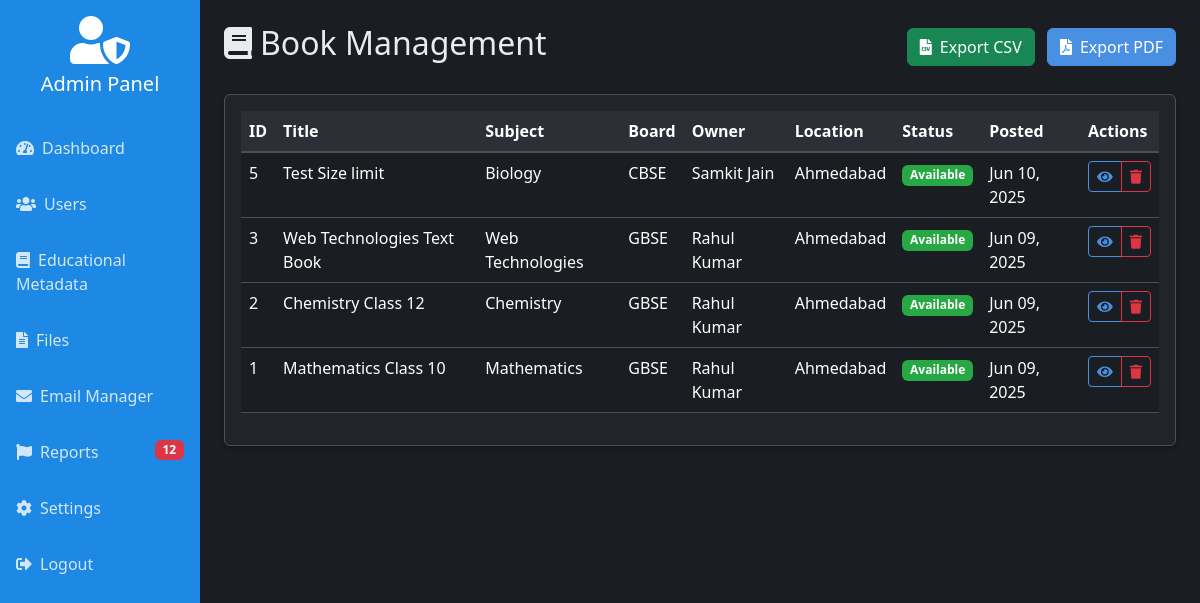
/admin/books.php (signed in), run on an earlier commit of the app's database.
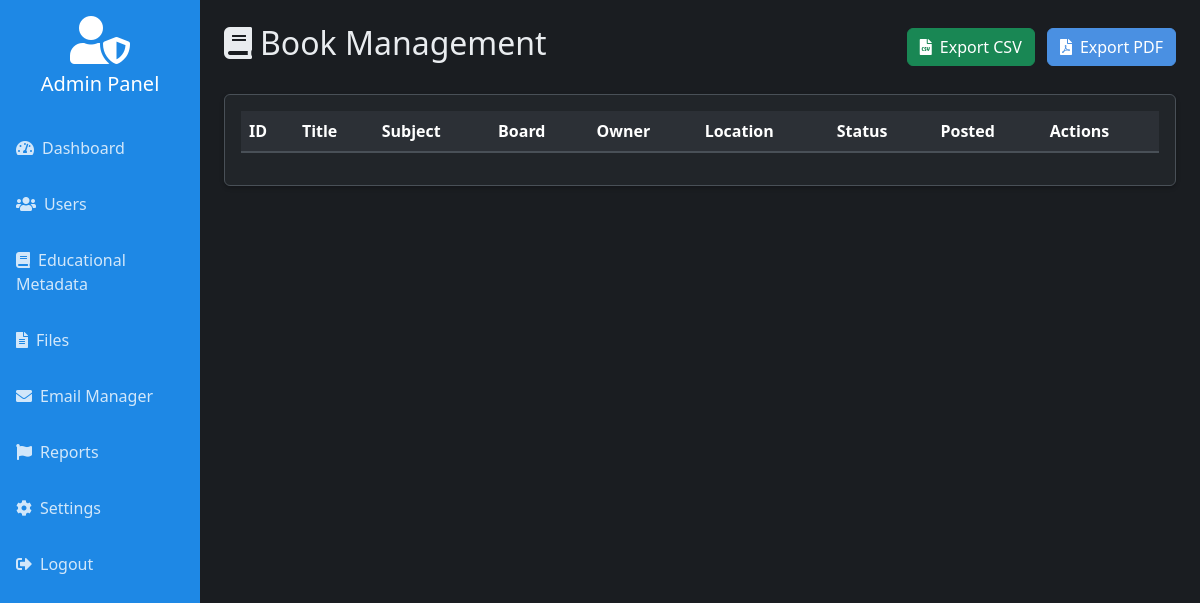
And on a later commit of the database.
### tables this page shows
CREATE TABLE `book_listings` (
  `id` int(11) NOT NULL,
  `user_id` int(11) DEFAULT NULL,
  `title` varchar(255) DEFAULT NULL,
  `status` enum('Available','Donated') DEFAULT 'Available',
  `image_path` varchar(255) DEFAULT NULL,
  `location` varchar(100) DEFAULT NULL,
  `created_at` timestamp NOT NULL DEFAULT current_timestamp(),
  `board_id` int(11) DEFAULT NULL,
  `subject_id` int(11) DEFAULT NULL
);

CREATE TABLE `subjects` (
  `id` int(11) NOT NULL,
  `name` varchar(100) NOT NULL
);

CREATE TABLE `boards` (
  `id` int(11) NOT NULL,
  `name` varchar(50) NOT NULL
);

CREATE TABLE `users` (
  `id` int(11) NOT NULL,
  `name` varchar(100) NOT NULL,
  `email` varchar(100) NOT NULL,
  `avatar_path` varchar(255) NOT NULL DEFAULT 'uploads/avatars/default.png',
  `password` varchar(255) NOT NULL,
  `location` varchar(100) DEFAULT NULL,
  `phone` varchar(15) DEFAULT NULL,
  `status` enum('blocked','active') NOT NULL DEFAULT 'active',
  `created_at` timestamp NOT NULL DEFAULT current_timestamp(),
  `last_active` timestamp NULL DEFAULT current_timestamp(),
  `latitude` decimal(10,8) DEFAULT NULL,
  `longitude` decimal(11,8) DEFAULT NULL
);

### admin/books.php (the view, shortened to what this page needs)
<?php
require_once '../includes/db_connect.php';
$books = mysqli_query($mysqli, "SELECT b.*, u.name as owner_name, u.email as owner_email, bo.name as board, s.name as subject
                                FROM book_listings b
                                JOIN users u ON b.user_id = u.id
                                JOIN boards bo ON b.board_id = bo.id
                                JOIN subjects s ON b.subject_id = s.id
                                ORDER BY b.created_at DESC");
require_once '../includes/admin_header.php';
?>
<body>
    <div class="container-fluid">
        <div class="row">
            <?php include '../includes/admin_sidebar.php'; ?>
            <div class="col-md-10 p-4">
                <div class="d-flex justify-content-between align-items-center mb-4">
                    <h2><i class="fas fa-book me-2"></i>Book Management</h2>
                    <div>
                        <button class="btn btn-success me-2" onclick="exportBooks('csv')"><i
                                class="fas fa-file-csv me-2"></i>Export CSV</button>
                        <button class="btn btn-primary" onclick="exportBooks('pdf')"><i
                                class="fas fa-file-pdf me-2"></i>Export PDF</button>
                    </div>
                </div>
                <div class="card mb-4">
                    <div class="card-body table-responsive">
                        <table class="table" id="booksTable">
                            <thead>
                                <tr>
                                    <th>ID</th>
                                    <th>Title</th>
                                    <th>Subject</th>
                                    <th>Board</th>
                                    <th>Owner</th>
                                    <th>Location</th>
                                    <th>Status</th>
                                    <th>Posted</th>
                                    <th>Actions</th>
                                </tr>
                            </thead>
                            <tbody>
                                <?php while ($book = mysqli_fetch_assoc($books)): ?>
                                    <tr>
                                        <td><?= $book['id']; ?></td>
                                        <td><?= htmlspecialchars($book['title']); ?></td>
                                        <td><?= htmlspecialchars($book['subject']); ?></td>
                                        <td><?= htmlspecialchars($book['board']); ?></td>
                                        <td>
                                            <span data-bs-toggle="tooltip"
                                                title="<?= htmlspecialchars($book['owner_email']); ?>">
                                                <?= htmlspecialchars($book['owner_name']); ?>
                                            </span>
                                        </td>
                                        <td><?= htmlspecialchars($book['location']); ?></td>
                                        <td><span
                                                class="badge bg-<?= $book['status'] === 'Available' ? 'success' : 'secondary'; ?>"><?= $book['status']; ?></span>
                                        </td>
                                        <td><?= date('M d, Y', strtotime($book['created_at'])); ?></td>
                                        <td>
                                            <div class="btn-group">
                                                <button type="button" class="btn btn-sm btn-outline-primary"
                                                    onclick="viewBook(<?= $book['id']; ?>)">
                                                    <i class="fas fa-eye"></i>
                                                </button>
                                                <button type="button" class="btn btn-sm btn-outline-danger"
                                                    onclick="removeBook(<?= $book['id']; ?>)">
                                                    <i class="fas fa-trash"></i>
                                                </button>
                                            </div>
                                        </td>
                                    </tr>
                                <?php endwhile; ?>
                            </tbody>
                        </table>
                    </div>
                </div>
            </div>
        </div>
    </div>
    <?php
    include '../includes/admin_footer.php'; ?>
</body>
</html>

### includes/admin_header.php (shortened to what this page needs)
<!DOCTYPE html>
<html lang="en" data-bs-theme="dark">
    <head>
        <link rel="stylesheet" href="../assets/css/bootstrap.css">
        <link href="https://cdnjs.cloudflare.com/ajax/libs/font-awesome/5.15.4/css/all.min.css" rel="stylesheet">
        <link href="https://cdn.datatables.net/1.11.5/css/dataTables.bootstrap5.min.css" rel="stylesheet">
        <link rel="stylesheet" href="../assets/css/theme.css">
    </head>
    <body>

### includes/admin_sidebar.php (shortened to what this page needs)
<?php
$current_page = basename($_SERVER['PHP_SELF']);
$stats = [
    'users' => mysqli_fetch_assoc(mysqli_query($mysqli, "SELECT COUNT(*) as count FROM users"))['count'],
    'files' => mysqli_fetch_assoc(mysqli_query($mysqli, "SELECT COUNT(*) as count FROM digital_files"))['count'],
    'reports' => mysqli_fetch_assoc(mysqli_query($mysqli, "SELECT COUNT(*) as count FROM reported_content WHERE status = 'pending'"))['count']
];
?>
<div class="col-md-2 px-0 sidebar">
    <div class="p-3 text-center">
        <i class="fas fa-user-shield fa-3x mb-2"></i>
        <h5>Admin Panel</h5>
    </div>
    <div class="nav flex-column">
        <a href="dashboard.php" class="nav-link <?php echo ($current_page == 'dashboard.php') ? 'active' : ''; ?>">
            <i class="fas fa-tachometer-alt me-2"></i>Dashboard
        </a>
        <a href="users.php" class="nav-link <?php echo ($current_page == 'users.php') ? 'active' : ''; ?>">
            <i class="fas fa-users me-2"></i>Users
        </a>
        <a href="educational_metadata.php"
            class="nav-link <?php echo ($current_page == 'educational_metadata.php') ? 'active' : ''; ?>">
            <i class="fas fa-book me-2"></i>Educational Metadata
        </a>
        <a href="files.php" class="nav-link <?php echo ($current_page == 'files.php') ? 'active' : ''; ?>">
            <i class="fas fa-file-alt me-2"></i>Files
        </a>
        <a href="email_manager.php"
            class="nav-link <?php echo ($current_page == 'email_manager.php') ? 'active' : ''; ?>">
            <i class="fas fa-envelope me-2"></i>Email Manager
        </a>
        <a href="reports.php" class="nav-link <?php echo ($current_page == 'reports.php') ? 'active' : ''; ?>">
            <i class="fas fa-flag me-2"></i>Reports
            <?php if ($stats['reports'] > 0): ?>
                <span class="badge bg-danger float-end"><?php echo $stats['reports']; ?></span>
            <?php endif; ?>
        </a>
        <a href="settings.php" class="nav-link <?php echo ($current_page == 'settings.php') ? 'active' : ''; ?>">
            <i class="fas fa-cog me-2"></i>Settings
        </a>
        <a href="../logout.php" class="nav-link">
            <i class="fas fa-sign-out-alt me-2"></i>Logout
        </a>
    </div>
</div>

### includes/admin_footer.php (shortened to what this page needs)
</body>
</html>

### assets/css/theme.css (style rules this page uses)
* { margin: 0; padding: 0; box-sizing: border-box; }
:root { --bs-blue: #4a90e2; --bs-teal: #50e3c2; --bs-orange: #f5a623; --bs-green: #28a745; --bs-red: #dc3545; --bs-gray: #6c757d; --bs-gray-dark: #343a40; --bs-white: #fff; --bs-light: #fff; --bs-dark: #212529; --bs-primary: var(--bs-blue); --bs-secondary: var(--bs-gray); --bs-success: var(--bs-green); --bs-info: var(--bs-teal); --bs-warning: var(--bs-orange); --bs-danger: var(--bs-red); --bs-light: var(--bs-light); --bs-dark: var(--bs-dark); --bs-primary-rgb: 74, 144, 226; --bs-secondary-rgb: 108, 117, 125; --bs-success-rgb: 40, 167, 69; --bs-info-rgb: 80, 227, 194; --bs-warning-rgb: 245, 166, 35; --bs-danger-rgb: 220, 53, 69; --bs-light-rgb: 248, 249, 250; --bs-dark-rgb: 33, 37, 41; --bs-body-bg: #ffffff; --bs-body-color: var(--bs-dark); --bs-secondary-bg: var(--bs-light); --bs-tertiary-bg: #ffffff; --bs-border-color: #dee2e6; --bs-inverse-color: #495057; --bs-hover-color: var(--bs-primary); --bs-shadow: rgba(0, 0, 0, 0.075); --primary-color: var(--bs-primary); --secondary-color: var(--bs-secondary); --accent-color: var(--bs-warning); --success-color: var(--bs-success); --warning-color: var(--bs-warning); --danger-color: var(--bs-danger); --bg-subtle: var(--bs-secondary-bg); --bg-body-tertiary: var(--bs-tertiary-bg); }
[data-bs-theme="dark"] { --bs-body-bg: #1a1d21; --bs-body-color: #e9ecef; --bs-secondary-bg: #2c3036; --bs-tertiary-bg: #212529; --bs-border-color: #495057; --bs-inverse-color: #adb5bd; --bs-hover-color: #ffffff; --bs-shadow: rgba(0, 0, 0, 0.25); --bg-subtle: var(--bs-secondary-bg); --bg-body-tertiary: var(--bs-tertiary-bg); }
body, .bg-dark-body, .list-group-item { background-color: var(--bs-body-bg) !important; color: var(--bs-body-color) !important; transition: background-color 0.3s ease, color 0.3s ease; }
.nav-link, .fa-color { color: var(--bs-inverse-color) !important; transition: color 0.3s ease; padding: 0.5rem 1rem; border-radius: 0.25rem; }
.card, .stat-card, .modal-content, .offcanvas-body { background-color: var(--bg-body-tertiary); border: 1px solid var(--bs-border-color); box-shadow: 0 0.125rem 0.25rem var(--bs-shadow) !important; transition: transform 0.3s ease, box-shadow 0.3s ease; }
.table thead th { background-color: var(--bg-subtle); border-bottom: 2px solid var(--bs-border-color); }

### includes/admin_sidebar.php (style rules this page uses)
.sidebar { min-height: 100vh !important; background: #1e88e5; color: white; }
.sidebar .nav-link { color: rgba(255, 255, 255, .8) !important; padding: 1rem; }

What changed in the data, as far as the page shows it:
removed book_listings: id "5", title "Test Size limit", subject.name "Biology", board.name "CBSE", user.name "Samkit Jain", location "Ahmedabad", status "Available", created_at "Jun 10, 2025"
removed book_listings: id "3", title "Web Technologies Text Book", subject.name "Web Technologies", board.name "GBSE", user.name "Rahul Kumar", location "Ahmedabad", status "Available", created_at "Jun 09, 2025"
removed book_listings: id "2", title "Chemistry Class 12", subject.name "Chemistry", board.name "GBSE", user.name "Rahul Kumar", location "Ahmedabad", status "Available", created_at "Jun 09, 2025"
removed book_listings: id "1", title "Mathematics Class 10", subject.name "Mathematics", board.name "GBSE", user.name "Rahul Kumar", location "Ahmedabad", status "Available", created_at "Jun 09, 2025"
Also different on the page:
$stats['reports']: "12" → (not shown)
